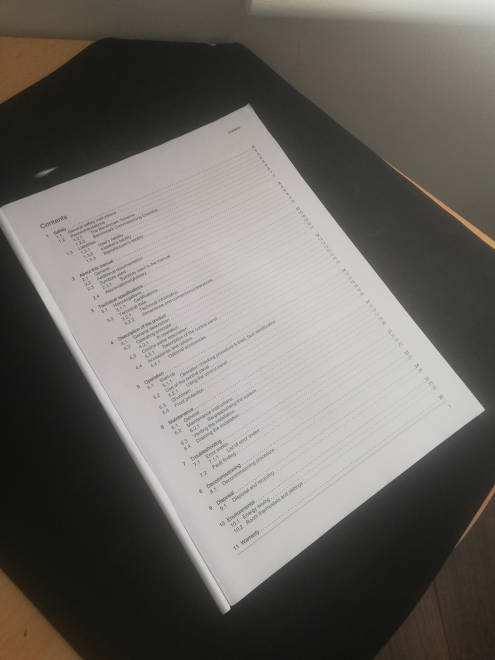
#> input picture image1.jpg, 495 x 660 px
$ jupyter execute Edge.ipynb
#> lines starting #> are read from the running program, lines starting #| are printed output that depends on the picture; after the words box and inside, x2 and y2 are one past the last pixel; in counts of white or black regions, pixels touching at a corner belong together
[cell 1]
# Assignment
# Document Scanner

# Edge finding

[cell 2]
import cv2
import numpy as np
from matplotlib import pyplot as plt
from matplotlib import image as image
import easygui

[cell 3]
img = cv2.imread('image1.jpg')
#> img is the input picture: shape (660, 495, 3); mean B, G, R 101.7, 106.1, 109.2
cv2.imshow("Document", img)
cv2.waitKey(0)
cv2.destroyAllWindows()

[cell 4]
# Harris Corner Attempt

G = cv2.cvtColor(img,cv2.COLOR_BGR2GRAY)
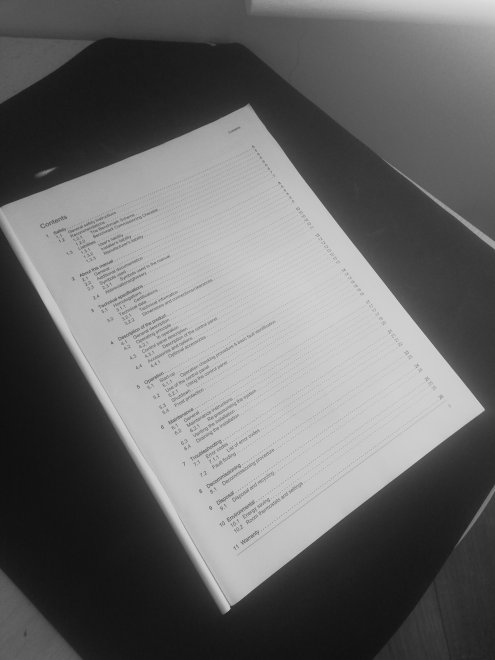
#> G: shape (660, 495); min 15, max 223, mean 106.6
G = np.float32(G)

dst = cv2.cornerHarris(G, 2, 3, 0.04)
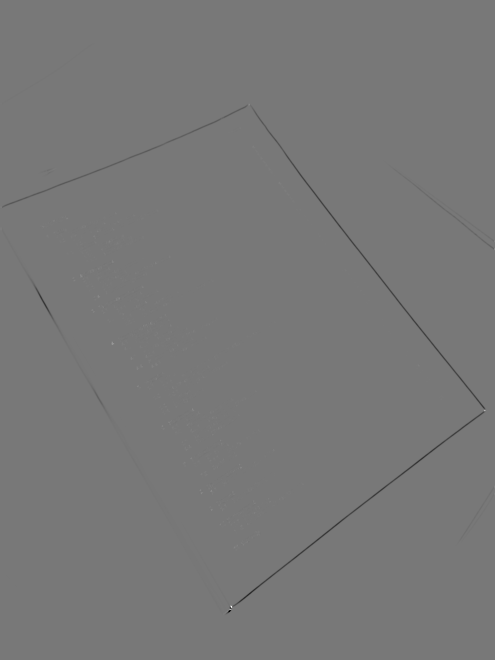
#> dst: shape (660, 495) float32; min -8799717, max 9830805, mean -16015.1; drawn with min black and max white
dst = cv2.dilate(dst, None)
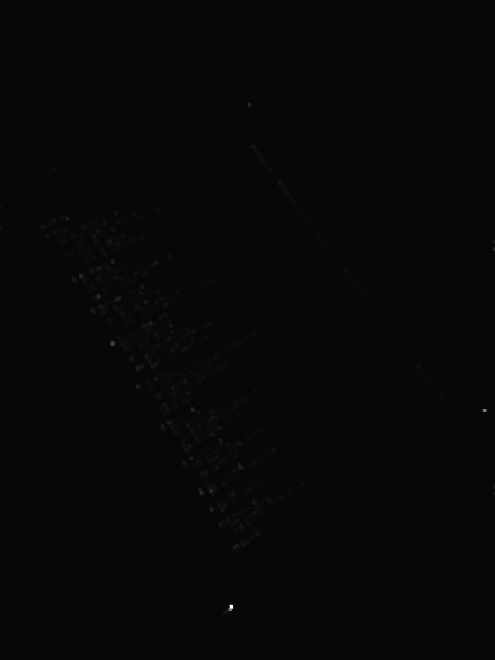
#> dst: shape (660, 495) float32; min -308329.5, max 9830805, mean 7735.2; drawn with min black and max white

img[dst > 0.01 * dst.max()] = [255,0,255]
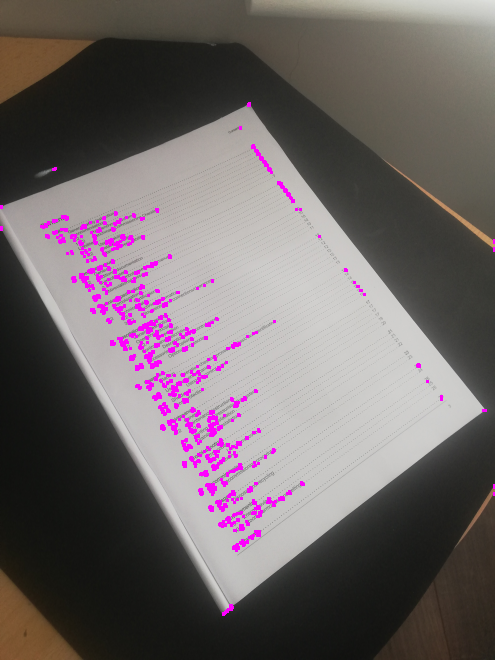
#> img: shape (660, 495, 3); 2.36% of pixels changed, all inside (x1, y1, x2, y2) = (0, 102, 495, 616)

cv2.imshow('dst',img)
if cv2.waitKey(0) & 0xff == 27:
#> (key Esc is pressed here)
    cv2.destroyAllWindows()

[cell 5]
# Hough line Detection Attempt 1

gray = cv2.cvtColor(img,cv2.COLOR_BGR2GRAY)
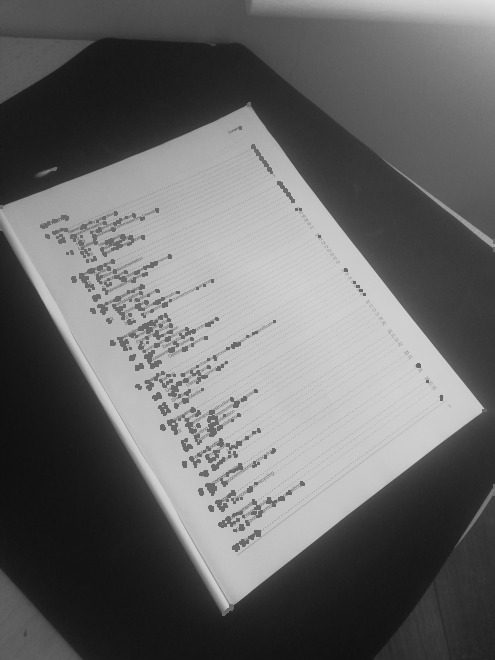
#> gray: shape (660, 495); min 15, max 223, mean 105.1
edges = cv2.Canny(gray,0,250,apertureSize = 3)
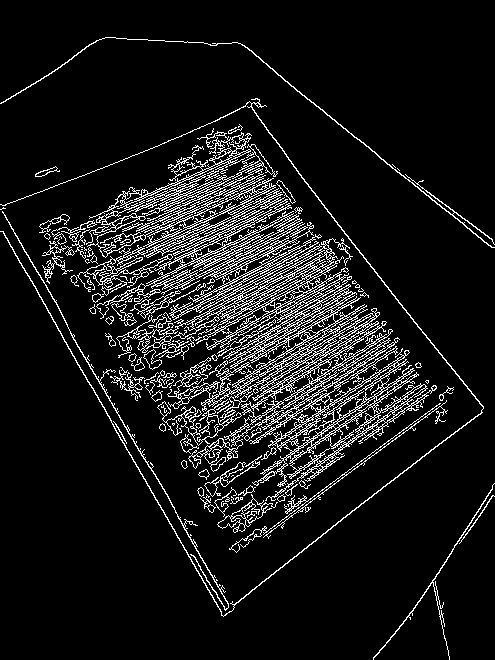
#> edges: shape (660, 495); 9.7% white in thin lines or dots

cv2.imshow("Document", gray)
cv2.waitKey(0)
cv2.destroyAllWindows()

lines = cv2.HoughLines(edges, 1, np.pi/90,200)
#> lines = [[114, 2.62], [620, 0.908], [104, 2.62], [-129, 2.48]]
for rho, theta in lines[0]:
    a = np.cos(theta)
    b = np.sin(theta)
    x0 = a*rho
    y0 = b*rho
    x1 = int(x0 + 1000*(-b))
    y1 = int(y0 + 1000*(a))
    x2 = int(x0 - 1000*(-b))
    y2 = int(y0 - 1000*(a))

    cv2.line(img,(x1,y1),(x2,y2),(0,0,255),2)
#> this loop made 1 pass
#> (rho, theta, a, b, x0, y0, x1, y1) on pass 1: (114, 2.62, -0.866, 0.5, -98.73, 57, -598, -809)
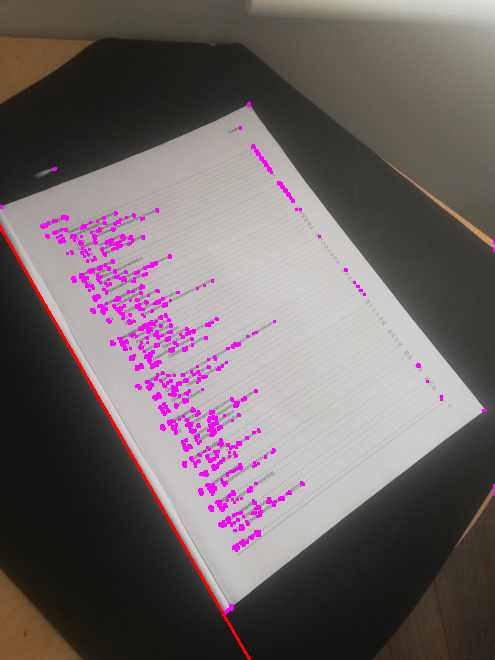
#> img: shape (660, 495, 3); 0.44% of pixels changed, all inside (x1, y1, x2, y2) = (0, 225, 251, 660)

cv2.imshow("Document", img)
cv2.waitKey(0)
cv2.destroyAllWindows()

[cell 6]
# Hough Lines attempt 2

gray = cv2.cvtColor(img, cv2.COLOR_BGR2GRAY)

edges = cv2.Canny(gray, 1, 250)
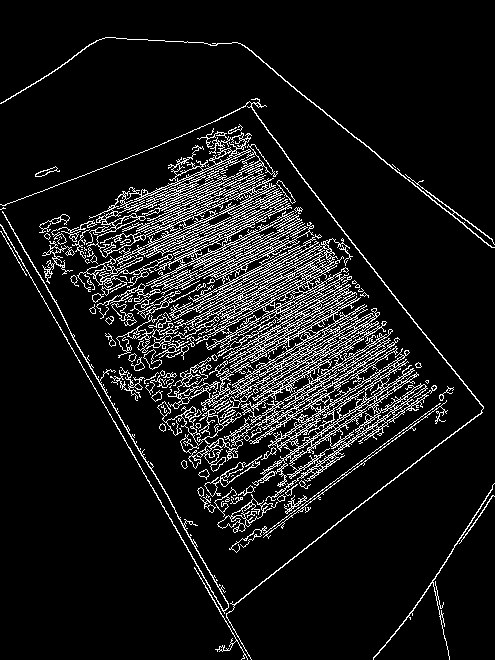
#> edges: shape (660, 495); 9.8% white in thin lines or dots
lines = cv2.HoughLinesP(edges, 1, np.pi/180, 30, maxLineGap=100)
#> lines = 287 rows, first 6: [0, 224, 251, 659], [234, 604, 481, 411], [237, 42, 491, 247], [71, 179, 448, 556], [162, 143, 308, 546], [145, 39, 479, 516]

cv2.imshow("Edges", edges)

cv2.waitKey(0)
cv2.destroyAllWindows()

$ run again, with image.jpg copied over image1.jpg
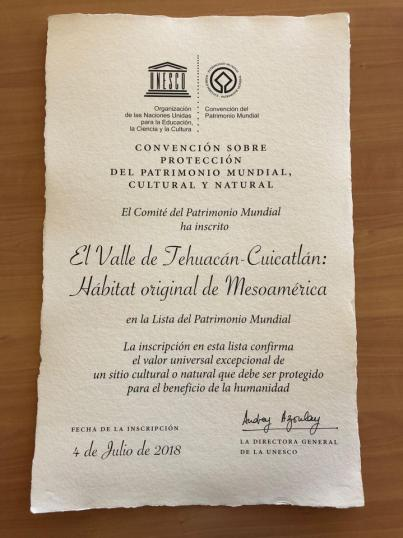
#> input picture image.jpg, 403 x 538 px
#> img is the input picture: shape (538, 403, 3); mean B, G, R 138.3, 158.8, 177.4
#> img: shape (538, 403, 3); 11.55% of pixels changed, all inside (x1, y1, x2, y2) = (68, 14, 366, 507)
#> `gray = cv2.cvtColor(img,cv2.COLOR_BGR2GRAY)`:
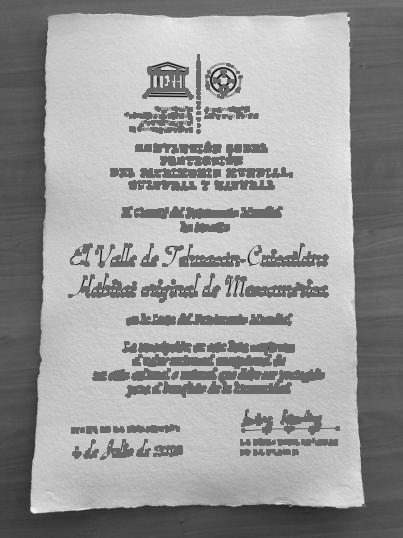
#> gray: shape (538, 403); min 6, max 252, mean 155.1
#> `edges = cv2.Canny(gray,0,250,apertureSize = 3)`:
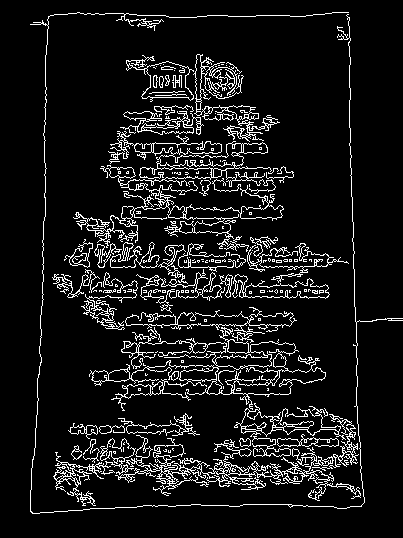
#> edges: shape (538, 403); 9.3% white in thin lines or dots, all inside (x1, y1, x2, y2) = (30, 12, 403, 514)
#> `lines = cv2.HoughLines(edges, 1, np.pi/90,200)`: lines = None
#> `lines = cv2.HoughLinesP(edges, 1, np.pi/180, 30, maxLineGap=100)`: lines = 207 rows, first 6: [124, 115, 290, 507], [82, 510, 242, 16], [146, 15, 241, 505], [31, 476, 360, 464], [195, 17, 246, 504], [240, 16, 249, 504]
